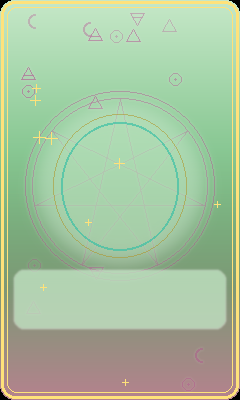
#> input picture server/data/art/arcana_spellcraft_shiny.png, 240 x 400 px
$ python -i screen.py   (imports and definitions only)
#> lines starting #> are read from the running program, lines starting #| are printed output that depends on the picture
#!/usr/bin/env python3
"""C-168 Phase 4, C-170: the hub's own screen -- the companions linked, their daemons in a row, and pairing.

    python3 hub/screen.py              on the hub (needs the video and input groups; the server on 127.0.0.1:4730)
    python3 hub/screen.py --once FILE  draw the first page to a PNG instead, and stop (a check, anywhere)

Touch anywhere: a short touch turns the page (the daemons, the devices, the hub). Hold anywhere for two seconds and a
pairing code shows, with the hub's address, for the app to pair with -- held, so a passing hand does not pair a phone
(the critic's C-168 point). The panel's touch is not calibrated yet, so nothing here needs a precise tap.
Every word on it is DRAFT. Nothing personal is drawn but the daemons' names; it reads the server from its own machine.
"""
import calendar, json, os, select, sys, time, urllib.request
from PIL import Image, ImageDraw, ImageFont, ImageMath

SERVER = os.environ.get("COMPANION_SERVER", "http://127.0.0.1:4730")
FB, TOUCH = "/dev/fb1", "/dev/input/event0"
W, H = 320, 240
HOLD_S, TAP_S, LINKED_S, REFRESH_S = 2.0, 0.6, 15 * 60, 20
FONT = "/usr/share/fonts/truetype/dejavu/DejaVuSans-Bold.ttf"
INK, PAPER, DIM, OK, WARN = (240, 240, 232), (16, 18, 24), (120, 124, 136), (90, 200, 120), (230, 120, 80)


def font(px):
    try:
        return ImageFont.truetype(FONT, px)
    except OSError:
        return ImageFont.load_default()


F_BIG, F_MID, F_SMALL, F_TINY, F_CODE = font(40), font(16), font(12), font(10), font(46)


# [5 lines left out: function get, not called in this run]


sprites = {}


# [72 lines left out: functions sprite, ago, colour, header, page_daemons, page_devices, not called in this run]


def page_hub(data):
    im = Image.new("RGB", (W, H), PAPER); d = ImageDraw.Draw(im)
    header(d, "THE HUB", data["day"])
    rows = [("address", f"{data['address'] or '?'}:4730")]
    if data.get("tailnet"):
        rows.append(("tailnet", f"{data['tailnet']}:4730"))
    rows.append(("server", "answering" if data["ok"] else "NOT ANSWERING"))
    try:
        up = float(open("/proc/uptime").read().split()[0])
        rows.append(("up", f"{int(up // 86400)}d {int(up % 86400 // 3600)}h {int(up % 3600 // 60)}m"))
        rows.append(("heat", f"{int(open('/sys/class/thermal/thermal_zone0/temp').read()) // 1000} C"))
        mem = dict(l.split(":", 1) for l in open("/proc/meminfo"))
        rows.append(("memory free", f"{int(mem['MemAvailable'].split()[0]) // 1024} MB"))
    except Exception:
        pass
    if data["day"]:
        rows.append(("today", data["day"].get("cue", "")))
    for i, (k, v) in enumerate(rows):
        d.text((12, 36 + i * 26), k.upper(), font=F_TINY, fill=DIM)
        d.text((110, 33 + i * 26), v, font=F_MID, fill=OK if v == "answering" else WARN if v == "NOT ANSWERING" else INK)
    footer(d, "HOLD TO PAIR A PHONE")
    return im


# [29 lines left out: functions page_holding, page_code, page_down, not called in this run]


def footer(d, words):
    d.rectangle((0, H - 22, W, H), fill=(32, 36, 46))
    d.text((W // 2, H - 17), words, font=F_SMALL, fill=INK, anchor="ma")


# [28 lines left out: functions rgb565, show, fetch, not called in this run]


PAGES = [page_daemons, page_devices, page_hub]


# [54 lines left out: functions digest, main, not called in this run]


# [2 lines not run here, left out]

>>> import cv2
>>> picture = cv2.imread('../server/data/art/arcana_spellcraft_shiny.png', cv2.IMREAD_GRAYSCALE)
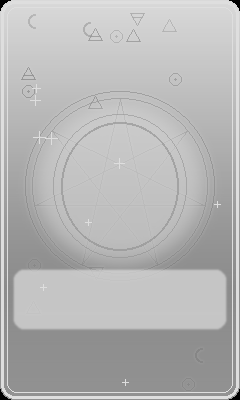
#> picture: shape (400, 240); min 0, max 222, mean 182.4
>>> result = page_hub(picture)
#> in page_hub, `im = Image.new('RGB', (W, H), PAPER)`:
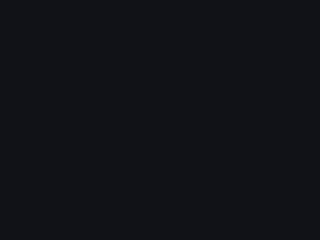
#> im: PIL image 320x240 RGB; mean R, G, B 16, 18, 24
#> (the run stopped early here; a loop or call above may not have finished)
